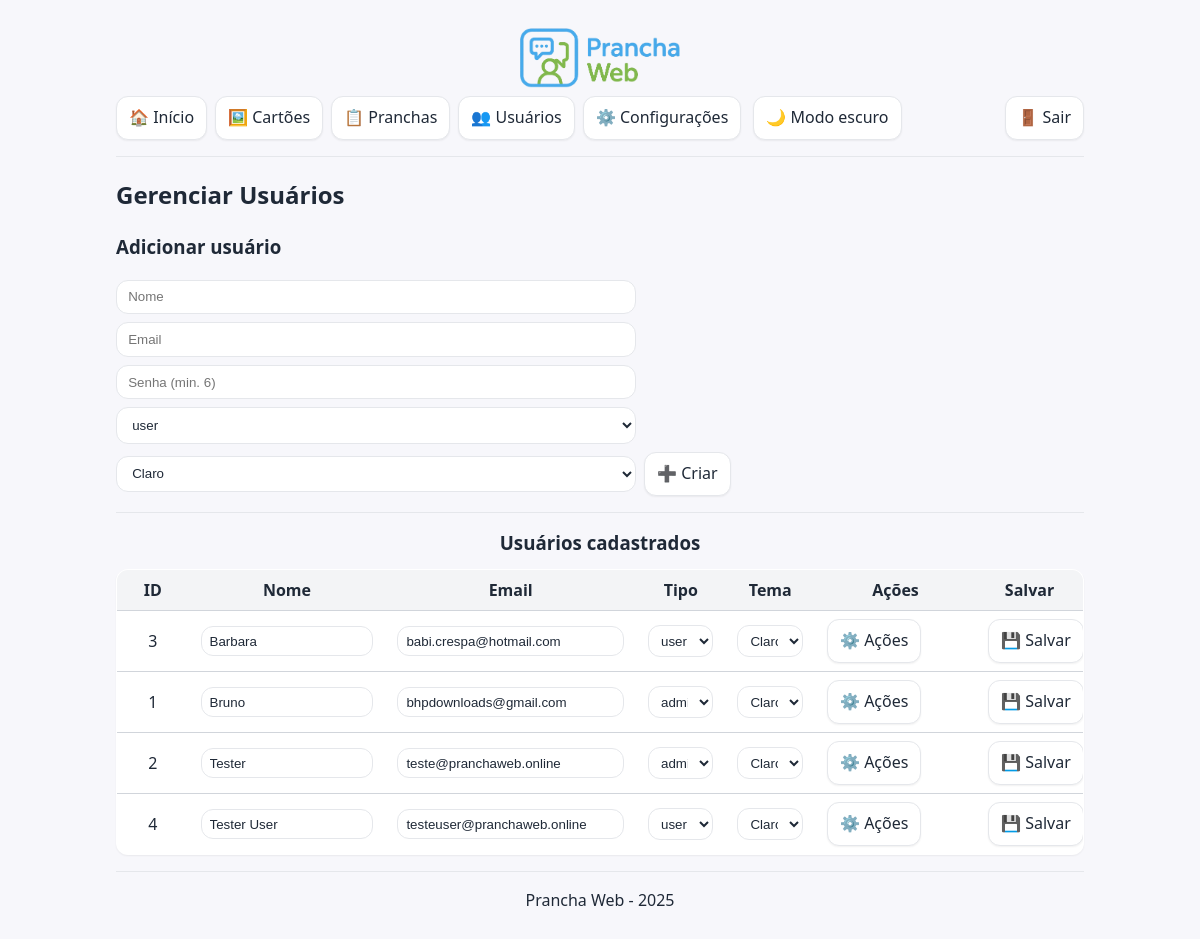
Page /pages/gerenciar_usuarios.php (signed in) on the earlier database version.
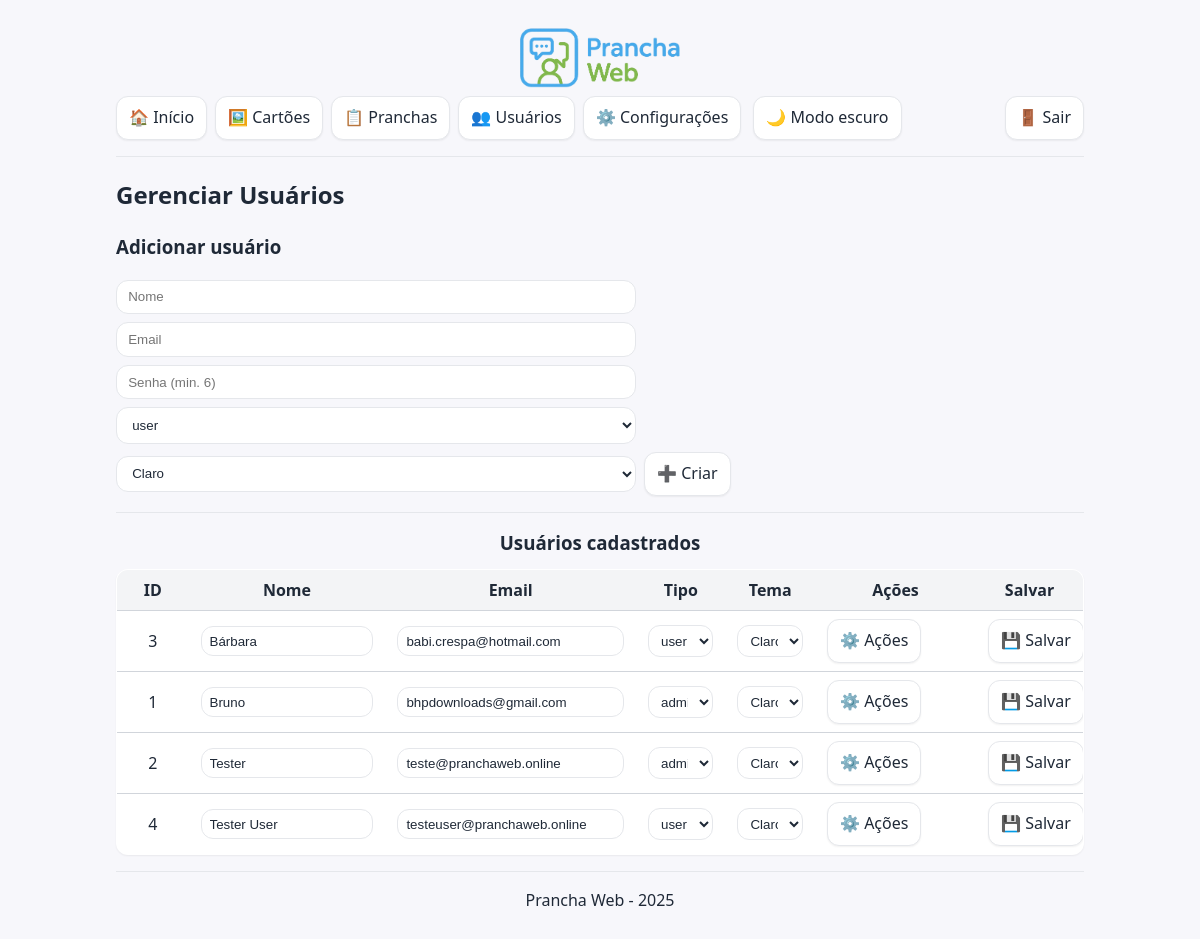
Same page on the later database version.
### tables this page shows
CREATE TABLE `usuarios` (
  `id` int(11) NOT NULL,
  `nome` varchar(255) NOT NULL,
  `email` varchar(255) NOT NULL,
  `senha` varchar(255) NOT NULL,
  `tipo` enum('admin','user') NOT NULL DEFAULT 'user' COMMENT 'admin=acesso total; user=restrito',
  `tema_preferido` enum('light','dark') NOT NULL DEFAULT 'light'
);

### includes/modelo_usuarios.php (called while the page is built, shortened)
<?php
function conexao(): mysqli {
    $cx = new mysqli(DB_HOST, DB_USUARIO, DB_SENHA, DB_NOME);
    $cx->set_charset('utf8mb4');
    return $cx;
}
function listarUsuarios(): array {
    $cx = conexao();
    $usuarios = [];
    $rs = $cx->query("SELECT id, nome, email, tipo, tema_preferido FROM usuarios ORDER BY nome");
    if ($rs) { while ($r = $rs->fetch_assoc()) { $usuarios[] = $r; } $rs->close(); }
    return $usuarios;
}
?>

### includes/controle_usuarios_admin.php (called while the page is built, shortened)
<?php
require_once __DIR__ . '/modelo_usuarios.php';
$lista_usuarios = listarUsuarios();
?>

### pages/gerenciar_usuarios.php (the view, shortened to what this page needs)
<?php
include '../includes/cabecalho.php';
require_once '../includes/controle_usuarios_admin.php';
?>
<link rel="stylesheet" href="../assets/css/usuarios.css">
<h2>Gerenciar Usuários</h2>
<section aria-labelledby="titulo-criar">
  <h3 id="titulo-criar">Adicionar usuário</h3>
  <form method="post" class="form-inline" novalidate>
    <input id="novo_nome" type="text" name="nome" placeholder="Nome" required aria-required="true">
    <input id="novo_email" type="email" name="email" placeholder="Email" required aria-required="true">
    <input id="novo_senha" type="password" name="senha" placeholder="Senha (min. 6)" minlength="6" required aria-required="true" autocomplete="new-password">
    <select id="novo_tipo" name="tipo" required aria-required="true">
      <option value="user">user</option>
    </select>
    <select id="novo_tema" name="tema_preferido" aria-label="Tema preferido">
      <option value="light">Claro</option>
    </select>
    <button type="submit" class="botao-acao">➕ Criar</button>
  </form>
</section>
<hr aria-hidden="true">
<section aria-labelledby="titulo-lista">
  <h3 id="titulo-lista">Usuários cadastrados</h3>
  <?php if (count($lista_usuarios) === 0): ?>
    <p>Nenhum usuário encontrado.</p>
  <?php else: ?>
    <table class="tabela" role="table">
      <colgroup>
        <col class="id"><col class="nome"><col class="email"><col class="tipo"><col class="tema"><col class="acoes"><col class="salvar">
      </colgroup>
      <thead>
        <tr role="row">
          <th scope="col">ID</th>
          <th scope="col">Nome</th>
          <th scope="col">Email</th>
          <th scope="col">Tipo</th>
          <th scope="col">Tema</th>
          <th scope="col">Ações</th>
          <th scope="col">Salvar</th>
        </tr>
      </thead>
      <tbody>
        <?php foreach ($lista_usuarios as $u): ?>
          <?php $fid = 'form_editar_' . (int)$u['id']; ?>
          <tr>
            <td><?php echo (int)$u['id']; ?></td>
            <td>
              <input id="nome_<?php echo (int)$u['id']; ?>" type="text" name="nome"
                     value="<?php echo htmlspecialchars($u['nome'], ENT_QUOTES, 'UTF-8'); ?>"
                     required aria-required="true" form="<?php echo $fid; ?>">
            </td>
            <td>
              <input id="email_<?php echo (int)$u['id']; ?>" type="email" name="email"
                     value="<?php echo htmlspecialchars($u['email'], ENT_QUOTES, 'UTF-8'); ?>"
                     required aria-required="true" form="<?php echo $fid; ?>">
            </td>
            <td>
              <select id="tipo_<?php echo (int)$u['id']; ?>" name="tipo" aria-label="Tipo"
                      form="<?php echo $fid; ?>">
                <option value="user"  <?php echo $u['tipo']==='user'  ? 'selected' : ''; ?>>user</option>
                <option value="admin" <?php echo $u['tipo']==='admin' ? 'selected' : ''; ?>>admin</option>
              </select>
            </td>
            <td>
              <select id="tema_<?php echo (int)$u['id']; ?>" name="tema_preferido" aria-label="Tema preferido"
                      form="<?php echo $fid; ?>">
                <option value="light" <?php echo $u['tema_preferido']==='light' ? 'selected' : ''; ?>>Claro</option>
              </select>
            </td>
            <td class="celula-acao">
              <details>
                <summary class="botao-acao" aria-label="Abrir ações">⚙️ Ações</summary>
              </details>
            </td>
            <td class="celula-salvar">
              <form id="<?php echo $fid; ?>" method="post" aria-label="Salvar alterações do usuário #<?php echo (int)$u['id']; ?>">
                <button type="submit" class="botao-acao">💾 Salvar</button>
              </form>
            </td>
          </tr>
        <?php endforeach; ?>
      </tbody>
    </table>
  <?php endif; ?>
</section>
<?php include '../includes/rodape.php'; ?>

Differences in the rows shown:
changed usuarios "babi.crespa@hotmail.com": nome "Barbara" → "Bárbara"
